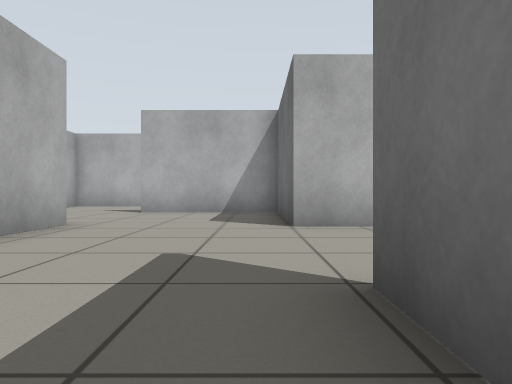
View 1 (above)

16 first-person views from a walk through a Gazebo world. The camera is 0.5 m above the floor, looks level and sees 70° across. The floor is counted in squares, 1 m on a side. Each view is taken from the middle of a square. On the plan, view 1 faces up. The plan holds only what a view shows up to about 9 squares ahead; the rest is blank.

View 2
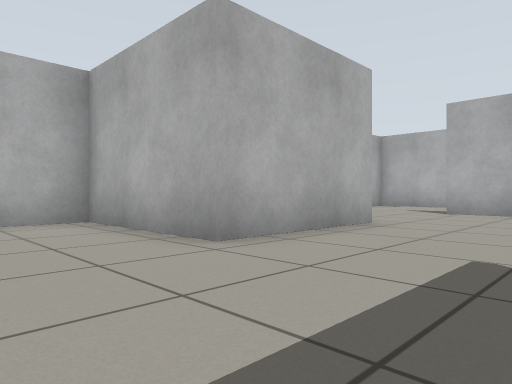

View 3
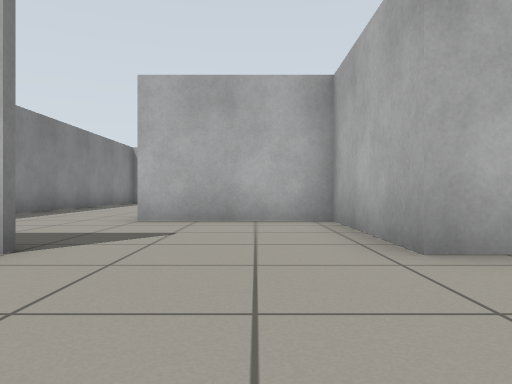

View 4
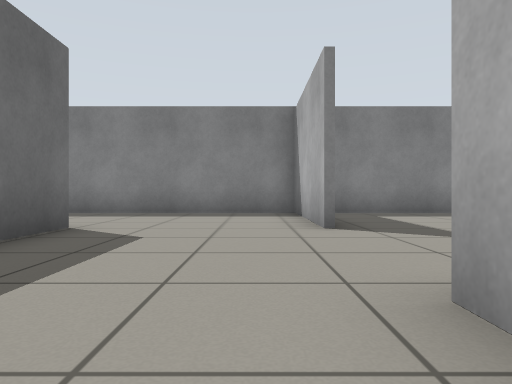

View 5
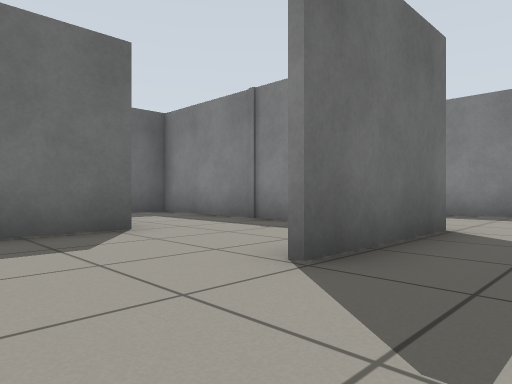

View 6
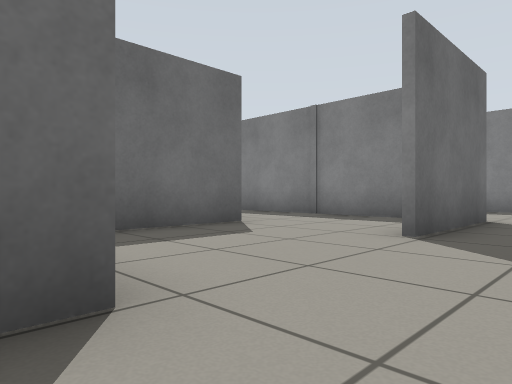

View 7
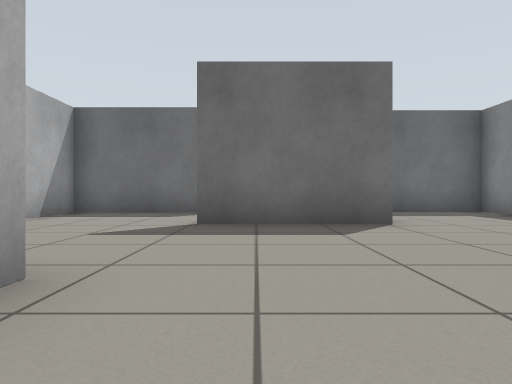

View 8
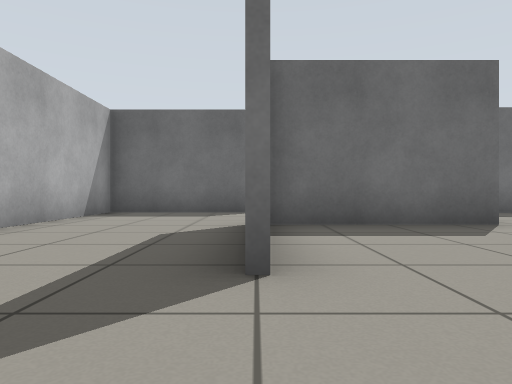

View 9
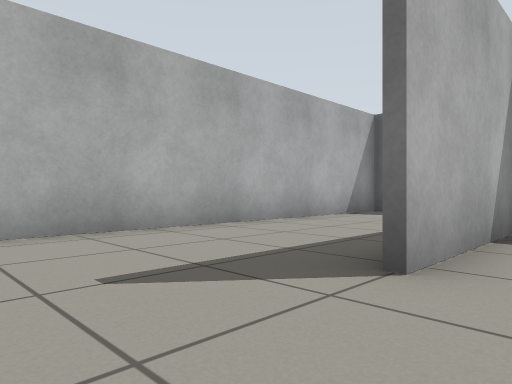

View 10
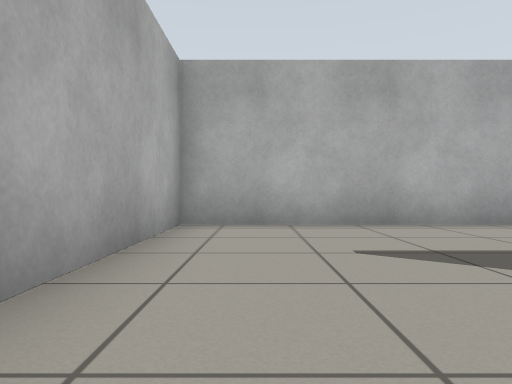

View 11
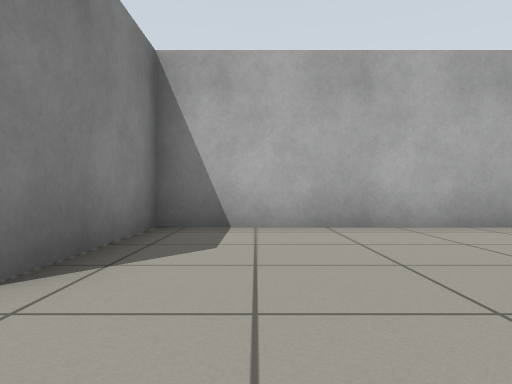

View 12
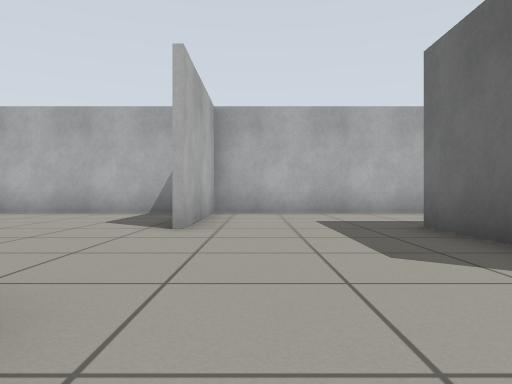

View 13
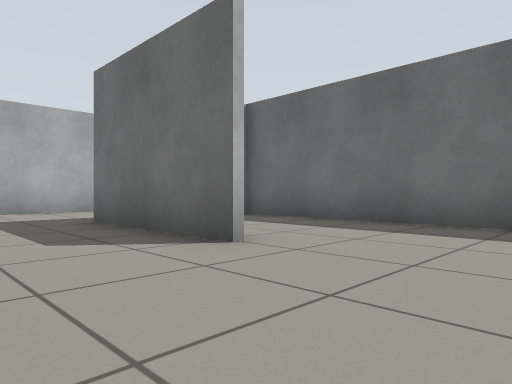

View 14
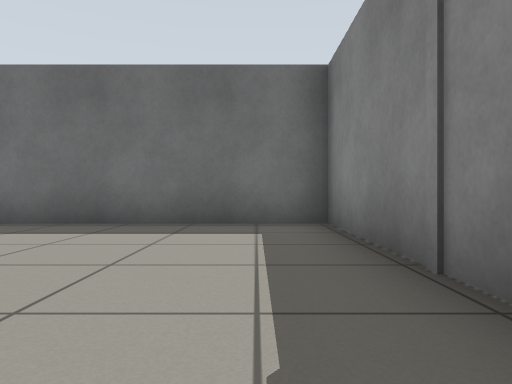

View 15
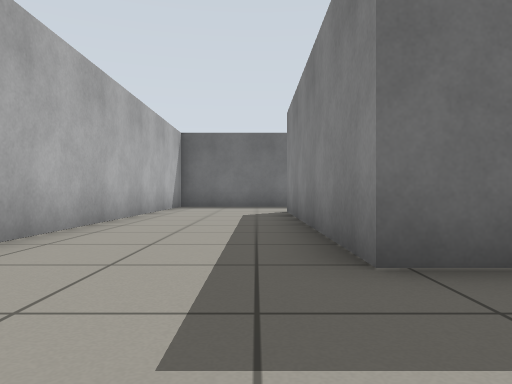

View 16
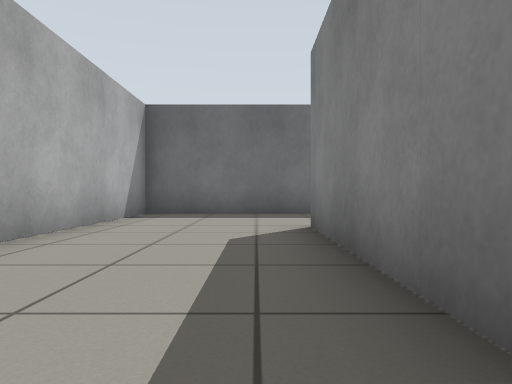

### Floor plan
Ten units are one square. View 1 is at (0, 0); x grows to the right and y downward. Boxes are objects, and circles mark ways between rooms. Rooms are numbered by the first view taken in them; rooms with no view inside come last. Other rooms are left out.
<svg viewBox="-67 -130 246 180">
<path fill="none" stroke="#000" d="M6 11 6 -20M19 10 67 10M-29 10 -29 45 39 45 39 23M36 -16 36 -53 6 -53 6 -89 -14 -89M-29 -56 -29 -23 -62 -23 -62 11M72 6 72 0M-14 -89 -29 -89M39 -92 39 -125 -62 -125 -62 -56 -29 -56M74 -56 74 -92M66 -19 107 -19 107 -91M74 -92 142 -92M174 -87 174 -125 40 -125 40 -89"/>
<circle cx="-25" cy="-75" r="3" fill="#2a7"/>
<circle cx="25" cy="-90" r="3" fill="#2a7"/>
<circle cx="55" cy="-90" r="3" fill="#2a7"/>
<text x="0" y="-10">1</text>
<text x="-20" y="-100">2</text>
<text x="60" y="-60">3</text>
<text x="100" y="-110">4</text>
</svg>
Room 1 opens to room 2. Room 2 opens to room 3. Room 3 opens to room 4.

Where each view was taken, in squares from view 1:
view 1: 0 up, 0 right, facing up
view 2: 0 up, 0 right, facing up-left
view 3: 1 up, 0 right, facing left
view 4: 4 up, 2 left, facing down
view 5: 4 up, 1 left, facing down-right
view 6: 6 up, 1 left, facing down-right
view 7: 1 up, 5 left, facing right
view 8: 9 up, 5 left, facing right
view 9: 8 up, 5 left, facing up-right
view 10: 7 up, 5 left, facing up
view 11: 7 up, 1 left, facing left
view 12: 4 up, 5 right, facing up
view 13: 3 up, 5 right, facing up-right
view 14: 3 up, 5 right, facing right
view 15: 10 up, 5 right, facing right
view 16: 10 up, 9 right, facing right
